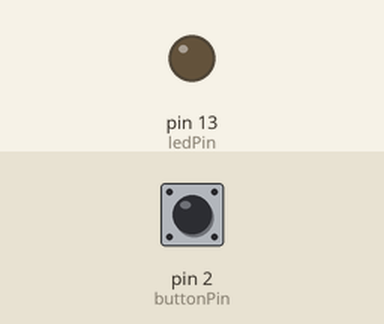
Recording of a sketch running on a simulated Arduino Uno, built with avr-gcc and run on an emulated ATmega328P. On the bench: output pins drawn as LEDs (lit = HIGH). Inputs (shaded band) come from the test bench; at power-on: pin 2 (buttonPin) LOW.

Above: at 1.2 s.
1.3 s: pin 2 (buttonPin) pulled HIGH for 0.15 s
At 2.2 s:
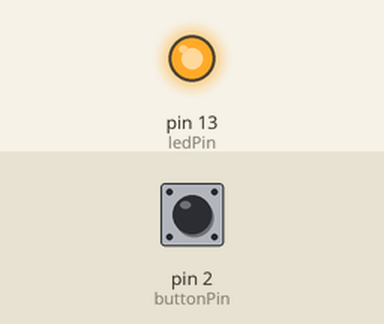
2.9 s: pin 2 (buttonPin) pulled HIGH for 1 s
At 3.4 s:
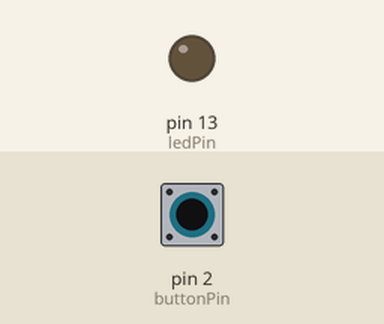
5.4 s: pin 2 (buttonPin) pulled HIGH for 3.2 s
At 6.5 s:
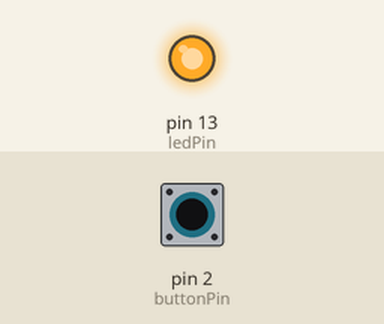
Timing chart, 0 to 8.4 s (numbered marks = the images above; inputs shaded):
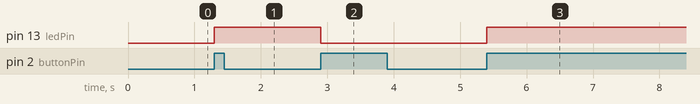

Measured:
- after the input at 1.3 s, pin 13 (ledPin): LOW → HIGH at once
- after the input at 2.9 s, pin 13 (ledPin): HIGH → LOW at once
- after the input at 5.4 s, pin 13 (ledPin): LOW → HIGH at once

The sketch:

button_led_toggle.ino
```cpp
int buttonPin = 2;
int ledPin = 13;
bool ledState = false;
bool lastButtonState = LOW;

void setup() {
  pinMode(ledPin, OUTPUT);
  pinMode(buttonPin, INPUT);
}

void loop() {
  bool buttonState = digitalRead(buttonPin);

  if (buttonState == HIGH && lastButtonState == LOW) {
    ledState = !ledState;
    digitalWrite(ledPin, ledState);
    delay(50);
  }

  lastButtonState = buttonState;
}
```
